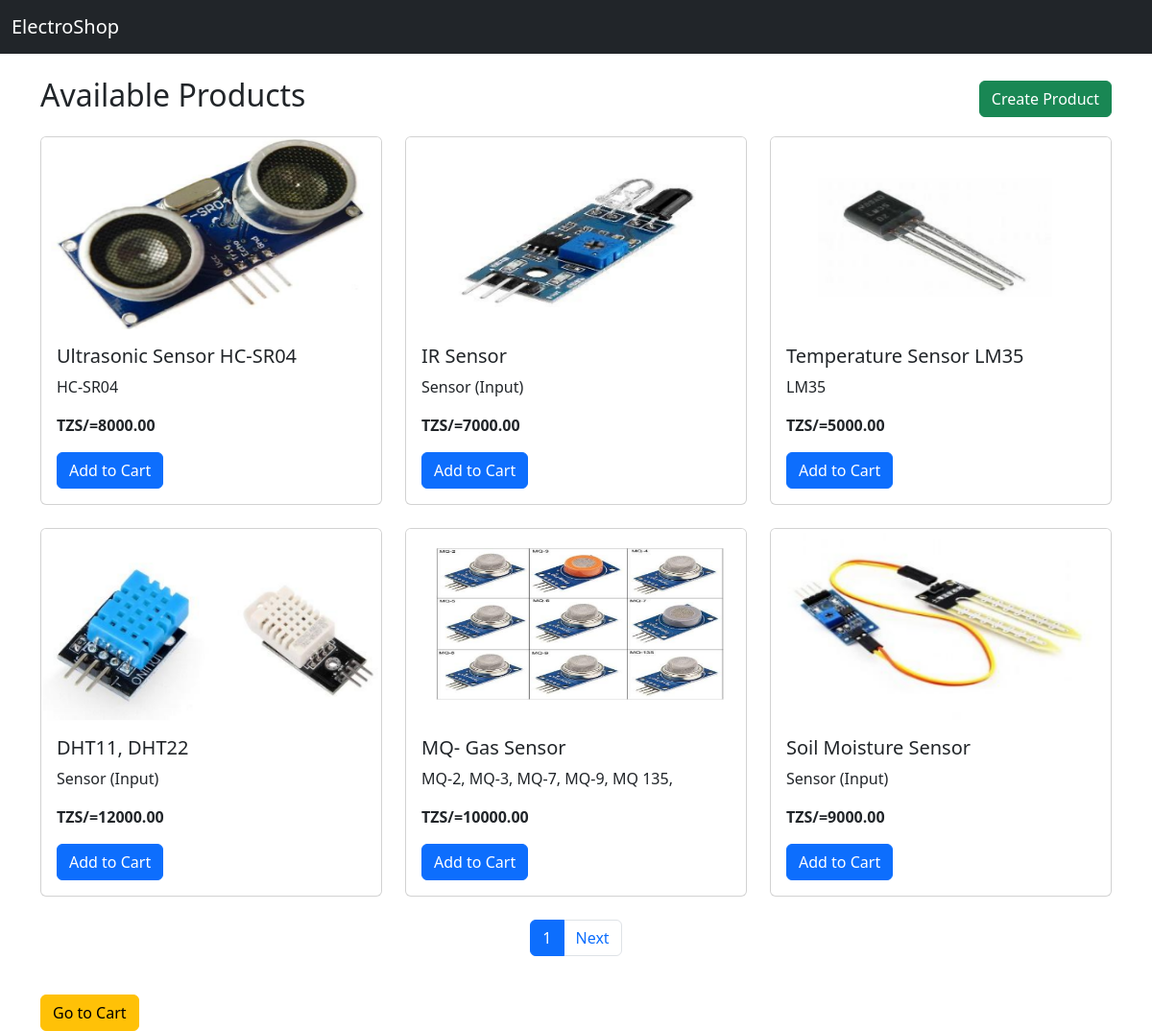
Screenshot of /product-list with the database file from the repository.
### store/models.py (models this page shows, shortened)
class Product(models.Model):
    name = models.CharField(max_length=100)
    description = models.TextField()
    price = models.DecimalField(max_digits=10, decimal_places=2)
    image = models.ImageField(upload_to='products/')
    created_at = models.DateTimeField(auto_now_add=True)

### store/views.py (the view)
# urls.py: path('product-list', ProductListView.as_view(), name='product_list'),
class ProductListView(ListView):
    model = Product
    template_name = 'store/product_list.html'
    context_object_name = 'products'
    reverse_lazy = 'product_list'
    paginate_by = 6

### store/templates/store/product_list.html (shortened to what this page needs)
{% extends 'store/base.html' %}
{% block content %}
<div class="d-flex justify-content-between align-items-center mb-3">
  <h2>Available Products</h2>
  <a href="{% url 'login' %}" class="btn btn-success">
    Create Product
  </a>
</div>
<div class="row">
  {% for product in products %}
  <div class="col-md-4 mb-4">
    <div class="card">
      <img src="{{ product.image.url }}" class="card-img-top" height="200">
      <div class="card-body">
        <h5>{{ product.name }}</h5>
        <p>{{ product.description }}</p>
        <p><strong>TZS/={{ product.price }}</strong></p>
        <form method="post" action="{% url 'add_to_cart' product.pk %}">
          <button type="submit" class="btn btn-primary">Add to Cart</button>
        </form>
      </div>
    </div>
  </div>
  {% endfor %}
   <div class="d-flex justify-content-center">
    {% if is_paginated %}
      <ul class="pagination">
        <li class="page-item active">
          <span class="page-link">{{ page_obj.number }}</span>
        </li>
        {% if page_obj.has_next %}
          <li class="page-item">
            <a class="page-link" href="?page={{ page_obj.next_page_number }}">Next</a>
          </li>
        {% endif %}
      </ul>
    {% endif %}
  </div>
</div>
<a href="{% url 'cart' %}" class="btn btn-warning mt-4">Go to Cart</a>
{% endblock %}

### store/templates/store/base.html (shortened to what this page needs)
<!DOCTYPE html>
<html lang="en">
<head>
  <link href="https://cdn.jsdelivr.net/npm/bootstrap@5.3.3/dist/css/bootstrap.min.css" rel="stylesheet">
</head>
<body>
<nav class="navbar navbar-dark bg-dark">
  <div class="container-fluid">
    <a class="navbar-brand" href="/">ElectroShop</a>
  </div>
</nav>
<div class="container mt-4">
  {% block content %}{% endblock %}
</div>
</body>
</html>

### rows the page displays
Product: image (picture), name "Ultrasonic Sensor HC-SR04", description "HC-SR04", price "8000.00"
Product: image (picture), name "IR Sensor", description "Sensor (Input)", price "7000.00"
Product: image (picture), name "Temperature Sensor LM35", description "LM35", price "5000.00"
Product: image (picture), name "DHT11, DHT22", description "Sensor (Input)", price "12000.00"
Product: image (picture), name "MQ- Gas Sensor", description "MQ-2, MQ-3, MQ-7, MQ-9, MQ 135,", price "10000.00"
Product: image (picture), name "Soil Moisture Sensor", description "Sensor (Input)", price "9000.00"

### other values shown
{{ page_obj.number }} "1"
